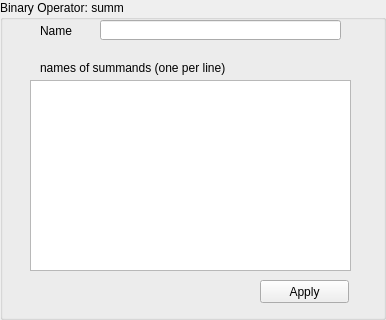
<?xml version="1.0" encoding="UTF-8"?>
<ui version="4.0">
 <class>BinSumView</class>
 <widget class="QGroupBox" name="BinSumView">
  <property name="geometry">
   <rect>
    <x>0</x>
    <y>0</y>
    <width>386</width>
    <height>320</height>
   </rect>
  </property>
  <property name="windowTitle">
   <string>GroupBox</string>
  </property>
  <property name="title">
   <string>Binary Operator: summ</string>
  </property>
  <widget class="QLabel" name="label">
   <property name="geometry">
    <rect>
     <x>40</x>
     <y>20</y>
     <width>57</width>
     <height>21</height>
    </rect>
   </property>
   <property name="text">
    <string>Name</string>
   </property>
  </widget>
  <widget class="QLineEdit" name="name">
   <property name="geometry">
    <rect>
     <x>100</x>
     <y>20</y>
     <width>241</width>
     <height>20</height>
    </rect>
   </property>
  </widget>
  <widget class="QLabel" name="label_2">
   <property name="geometry">
    <rect>
     <x>40</x>
     <y>60</y>
     <width>291</width>
     <height>16</height>
    </rect>
   </property>
   <property name="text">
    <string>names of summands (one per line)</string>
   </property>
  </widget>
  <widget class="QPlainTextEdit" name="sumnames">
   <property name="geometry">
    <rect>
     <x>30</x>
     <y>80</y>
     <width>321</width>
     <height>191</height>
    </rect>
   </property>
  </widget>
  <widget class="QPushButton" name="ApplyButton">
   <property name="geometry">
    <rect>
     <x>260</x>
     <y>280</y>
     <width>89</width>
     <height>23</height>
    </rect>
   </property>
   <property name="text">
    <string>Apply</string>
   </property>
  </widget>
 </widget>
 <resources/>
 <connections/>
</ui>
